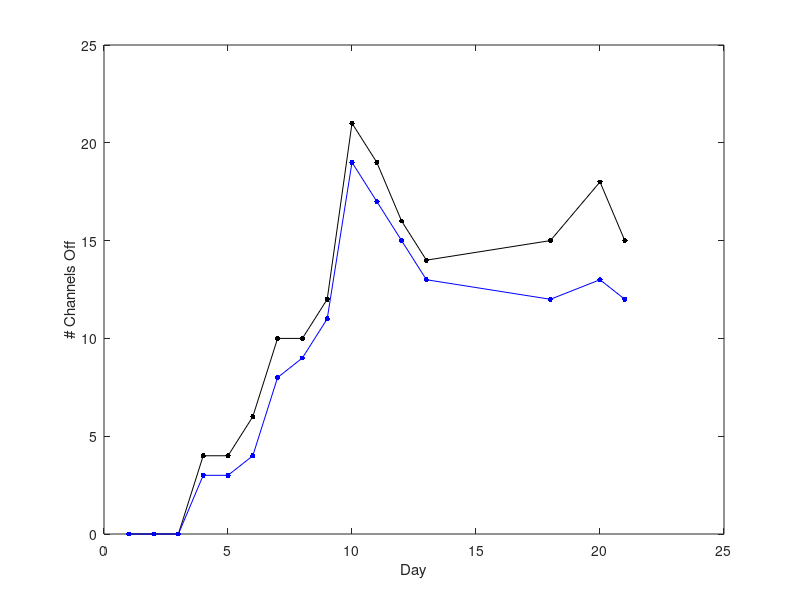

MATLAB code to generate this figure:
clear; clc; close all
day = [1:13,18 20 21];
chOff = [0 0 0 4 4 6 10 10 12 21 19 16 14 15 18 15];
M1ChOff = [0 0 0 3 3 4 8 9 11 19 17 15 13 12 13 12];

plot(day,chOff,'k')
hold on
plot(day,chOff,'.','MarkerSize',12,'Color','k')

plot(day,M1ChOff,'b')
hold on
plot(day,M1ChOff,'.','MarkerSize',12,'Color','b')

ylabel('# Channels Off')
xlabel('Day')
